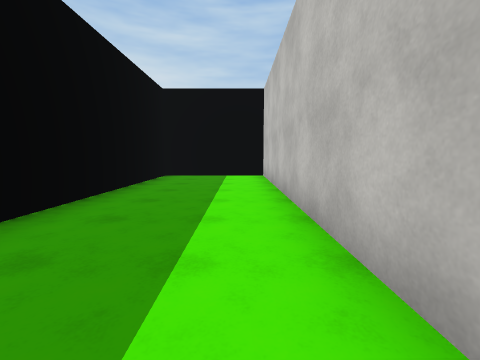
[1] (above)

24 first-person views from a walk through a Unity game level. The camera is 1.3 m above the floor, tilts 6° down and sees 90° across. The floor is counted in squares, 1.8 m on a side. Each view is taken from the middle of a square. On the plan, view 1 faces up. The plan holds only what a view shows up to about 9 squares ahead; the rest is blank. The place goes on beyond the plan. The player is left out. Some animated figures are not drawn. Surface patterns are stand-ins for the level's own textures.

[2]
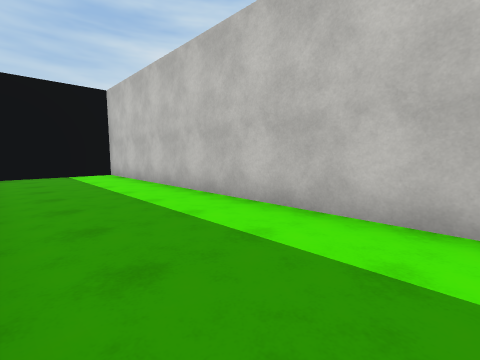

[3]
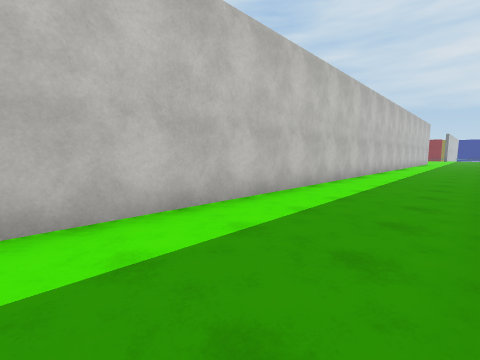

[4]
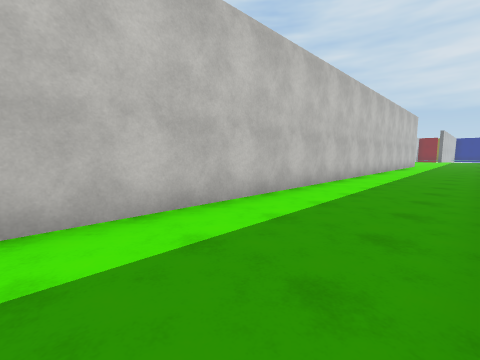

[5]
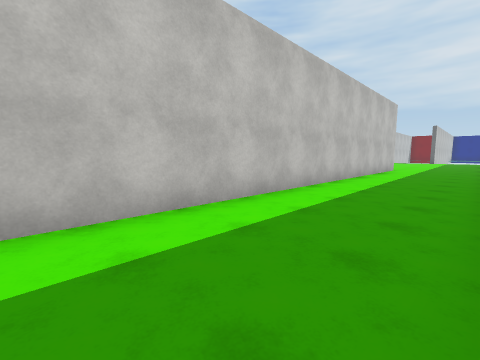

[6]
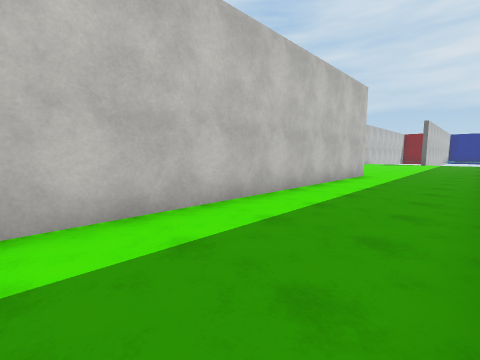

[7]
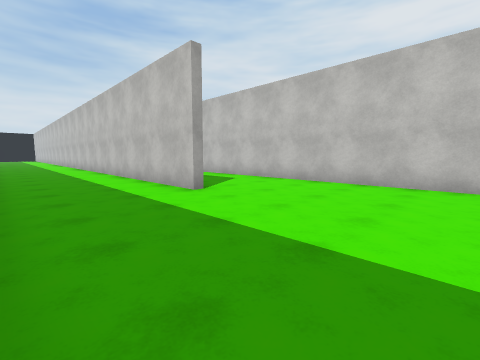

[8]
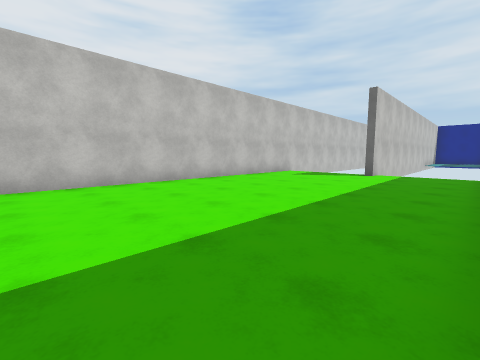

[9]
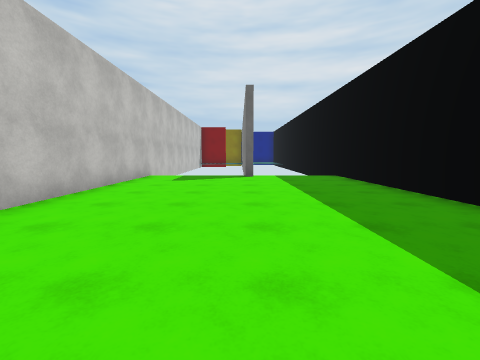

[10]
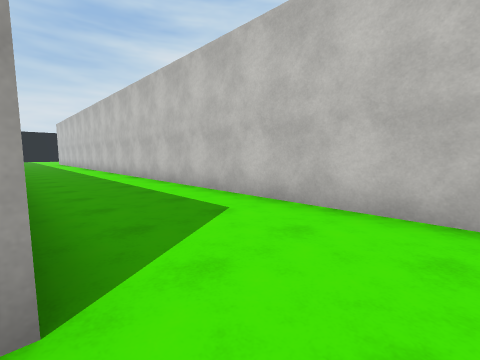

[11]
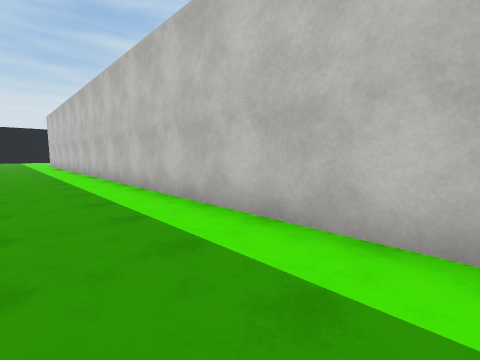

[12]
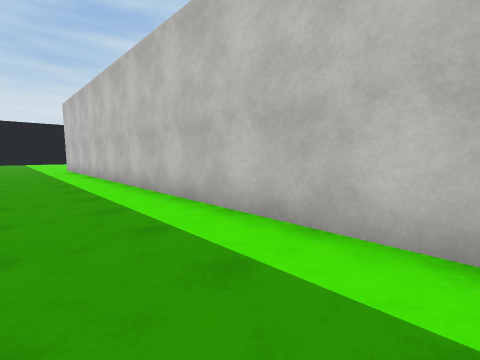

[13]
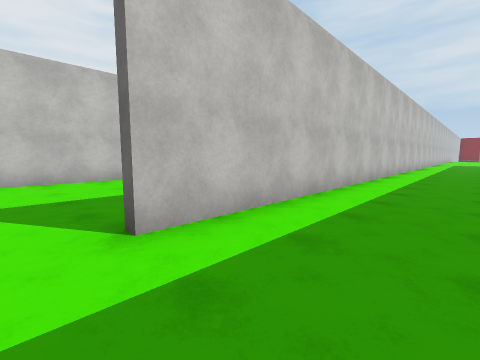

[14]
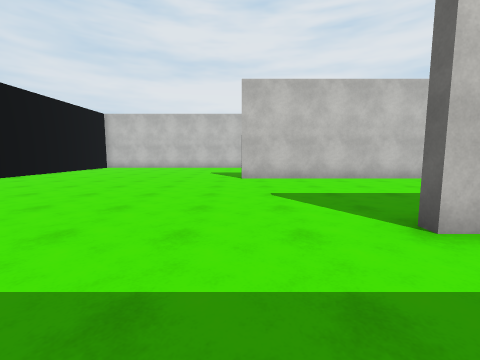

[15]
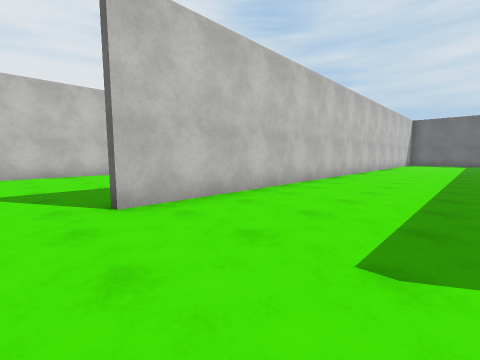

[16]
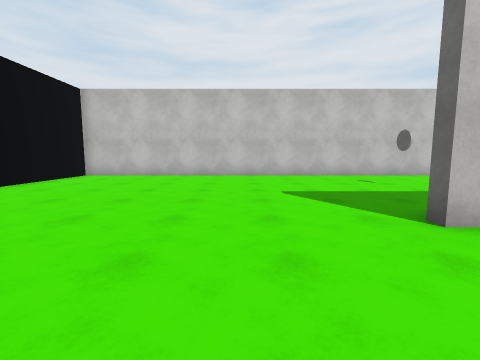

[17]
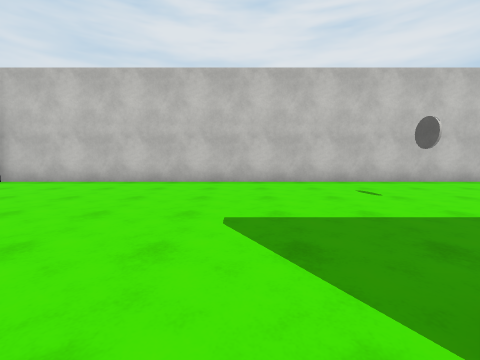

[18]
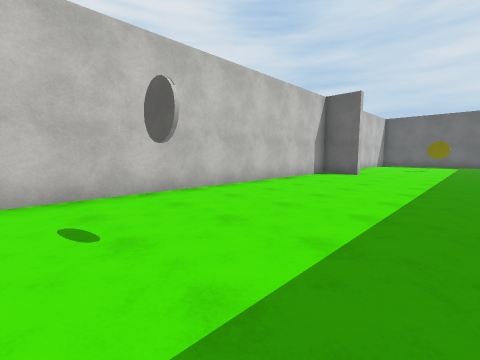

[19]
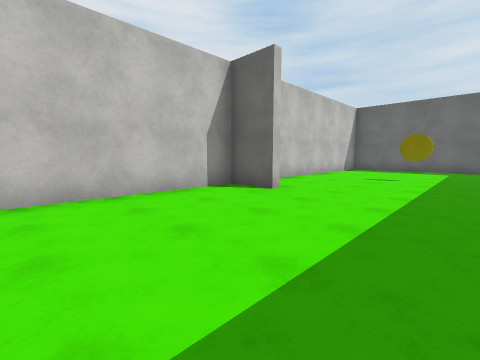

[20]
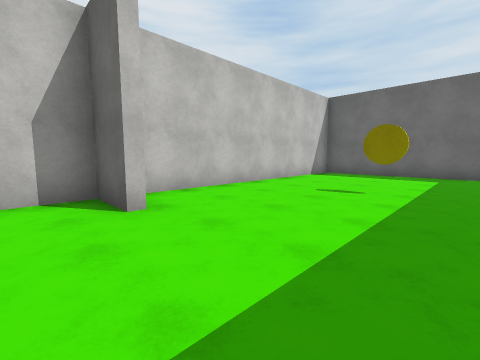

[21]
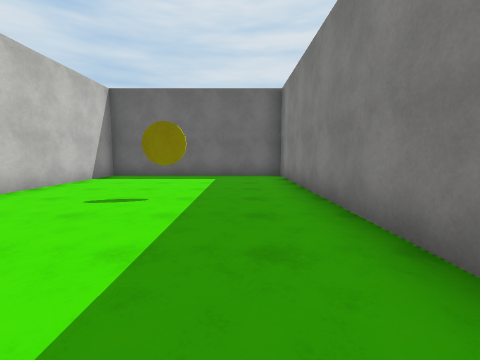

[22]
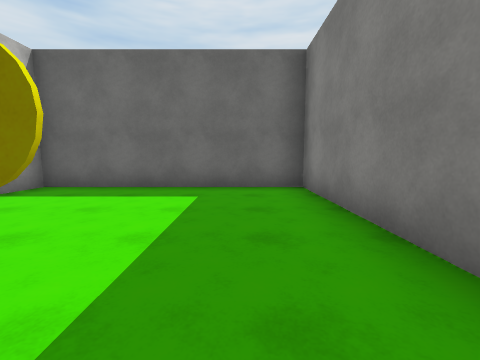

[23]
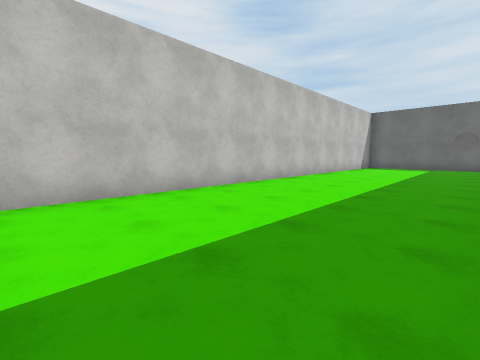

[24]
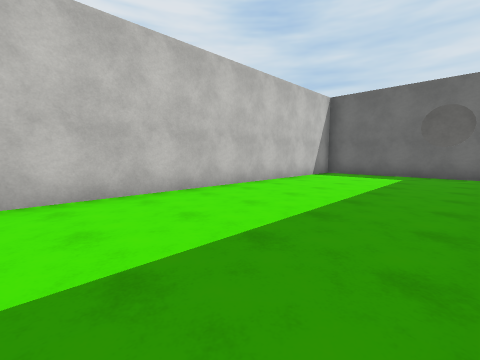

### Floor plan
Points are (right, up) in squares from view 1. A wall is a line through its corners. A room is listed if a view was taken in it or the views show most of it. See-through windows are left out.
Room 1 (views 1, 2, 3, 4, 5, 6, 7, 8, 9, 10)
walls: (0.8, -21.9) (0.8, 8.4) (-2.6, 8.4) (-2.6, 4.9); (-2.4, -29.5) (-2.4, -34.1); (0.6, -34.2) (0.6, -32.9); (4.1, -34.1) (4.1, -22.4)
ways out: opening at (2.5, -21.5) to room 2
Room 2 (views 11, 12, 13, 14, 15, 16, 17, 18, 19, 20, 21, 22, 23, 24)
walls: (9.6, -10.2) (9.6, -17.3) (15.4, -17.3) (15.4, -9.9); (14, -9.1) (15.4, -9.1) (15.4, 8.4) (9.4, 8.4); (9.3, -16.5) (9.3, 1); (5, -17.3) (8.5, -17.3); (4.1, -22.4) (4.1, -0.8)
ways out: opening at (2.5, -21.5) to room 1
objects: yellow coin (12, -13)

Where each view was taken, in squares from view 1:
view 1: 0 up, 0 right, facing up
view 2: 1 down, 2 left, facing up-right
view 3: 1 up, 2 left, facing down-right
view 4: 4 down, 2 left, facing down-right
view 5: 9 down, 2 left, facing down-right
view 6: 13 down, 2 left, facing down-right
view 7: 26 down, 2 left, facing up-right
view 8: 24 down, 2 left, facing down-right
view 9: 25 down, 1 right, facing down
view 10: 23 down, 1 right, facing up-right
view 11: 19 down, 2 right, facing up-right
view 12: 14 down, 2 right, facing up-right
view 13: 0 up, 2 right, facing down-right
view 14: 1 up, 2 right, facing right
view 15: 2 up, 6 right, facing down-right
view 16: 3 up, 7 right, facing right
view 17: 2 up, 9 right, facing right
view 18: 0 up, 11 right, facing down-right
view 19: 5 down, 11 right, facing down-right
view 20: 8 down, 11 right, facing down-right
view 21: 9 down, 11 right, facing down
view 22: 12 down, 11 right, facing down
view 23: 3 down, 5 right, facing down-right
view 24: 8 down, 5 right, facing down-right
